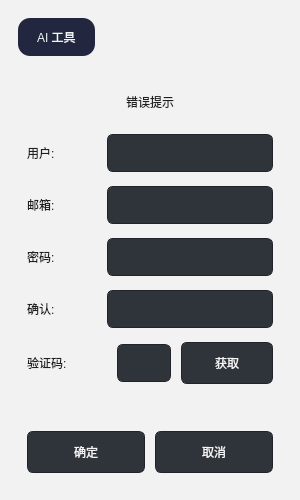
<?xml version="1.0" encoding="UTF-8"?>
<ui version="4.0">
 <class>RegisterDialog</class>
 <widget class="QDialog" name="RegisterDialog">
  <property name="geometry">
   <rect>
    <x>0</x>
    <y>0</y>
    <width>300</width>
    <height>500</height>
   </rect>
  </property>
  <property name="minimumSize">
   <size>
    <width>300</width>
    <height>500</height>
   </size>
  </property>
  <property name="maximumSize">
   <size>
    <width>300</width>
    <height>500</height>
   </size>
  </property>
  <property name="windowTitle">
   <string>Register</string>
  </property>
  <property name="styleSheet">
   <string notr="true">QDialog { background-color: #f2f2f2; }
QLabel { color: #1f1f1f; font: 16px &quot;Microsoft YaHei UI&quot;; }
QLineEdit {
    background-color: #2f333a;
    color: #f4f4f4;
    border: 1px solid #20242a;
    border-radius: 6px;
    padding: 6px 10px;
    min-height: 24px;
}
QPushButton {
    background-color: #2f333a;
    color: #f4f4f4;
    border: 1px solid #20242a;
    border-radius: 6px;
    padding: 6px 14px;
    min-height: 28px;
}
QPushButton:hover { background-color: #3a3f48; }
QPushButton:pressed { background-color: #242831; }</string>
  </property>
  <layout class="QVBoxLayout" name="verticalLayout_2">
   <property name="spacing">
    <number>12</number>
   </property>
   <property name="leftMargin">
    <number>18</number>
   </property>
   <property name="topMargin">
    <number>18</number>
   </property>
   <property name="rightMargin">
    <number>18</number>
   </property>
   <property name="bottomMargin">
    <number>18</number>
   </property>
   <item>
    <layout class="QHBoxLayout" name="topBarLayout">
     <item>
      <widget class="QLabel" name="titleLabel">
       <property name="styleSheet">
        <string notr="true">QLabel {
    background-color: #22263f;
    color: #f3f4f8;
    border-radius: 12px;
    font: 700 18px &quot;Microsoft YaHei UI&quot;;
    padding: 10px 16px;
}</string>
       </property>
       <property name="text">
        <string>AI 工具</string>
       </property>
      </widget>
     </item>
     <item>
      <spacer name="horizontalSpacer_2">
       <property name="orientation">
        <enum>Qt::Horizontal</enum>
       </property>
       <property name="sizeHint" stdset="0">
        <size>
         <width>40</width>
         <height>20</height>
        </size>
       </property>
      </spacer>
     </item>
    </layout>
   </item>
   <item>
    <widget class="QStackedWidget" name="stackedWidget">
     <widget class="QWidget" name="page">
      <layout class="QVBoxLayout" name="verticalLayout">
       <property name="spacing">
        <number>14</number>
       </property>
       <item>
        <spacer name="verticalSpacerTop">
         <property name="orientation">
          <enum>Qt::Vertical</enum>
         </property>
         <property name="sizeHint" stdset="0">
          <size>
           <width>20</width>
           <height>35</height>
          </size>
         </property>
        </spacer>
       </item>
       <item>
        <widget class="QWidget" name="widget" native="true">
         <layout class="QHBoxLayout" name="horizontalLayout">
          <item>
           <widget class="QLabel" name="err_tip">
            <property name="text">
             <string>错误提示</string>
            </property>
            <property name="alignment">
             <set>Qt::AlignCenter</set>
            </property>
           </widget>
          </item>
         </layout>
        </widget>
       </item>
       <item>
        <layout class="QHBoxLayout" name="horizontalLayout_2">
         <property name="spacing">
          <number>10</number>
         </property>
         <item>
          <widget class="QLabel" name="use_label">
           <property name="minimumSize">
            <size>
             <width>70</width>
             <height>0</height>
            </size>
           </property>
           <property name="text">
            <string>用户:</string>
           </property>
          </widget>
         </item>
         <item>
          <widget class="QLineEdit" name="use_edit"/>
         </item>
        </layout>
       </item>
       <item>
        <layout class="QHBoxLayout" name="horizontalLayout_3">
         <property name="spacing">
          <number>10</number>
         </property>
         <item>
          <widget class="QLabel" name="emali_label_2">
           <property name="minimumSize">
            <size>
             <width>70</width>
             <height>0</height>
            </size>
           </property>
           <property name="text">
            <string>邮箱:</string>
           </property>
          </widget>
         </item>
         <item>
          <widget class="QLineEdit" name="email_edit_2"/>
         </item>
        </layout>
       </item>
       <item>
        <layout class="QHBoxLayout" name="horizontalLayout_4">
         <property name="spacing">
          <number>10</number>
         </property>
         <item>
          <widget class="QLabel" name="pass_label_3">
           <property name="minimumSize">
            <size>
             <width>70</width>
             <height>0</height>
            </size>
           </property>
           <property name="text">
            <string>密码:</string>
           </property>
          </widget>
         </item>
         <item>
          <widget class="QLineEdit" name="pass_edit_3"/>
         </item>
        </layout>
       </item>
       <item>
        <layout class="QHBoxLayout" name="horizontalLayout_5">
         <property name="spacing">
          <number>10</number>
         </property>
         <item>
          <widget class="QLabel" name="confirm_label_4">
           <property name="minimumSize">
            <size>
             <width>70</width>
             <height>0</height>
            </size>
           </property>
           <property name="text">
            <string>确认:</string>
           </property>
          </widget>
         </item>
         <item>
          <widget class="QLineEdit" name="confirm_edit_4"/>
         </item>
        </layout>
       </item>
       <item>
        <layout class="QHBoxLayout" name="horizontalLayout_7">
         <property name="spacing">
          <number>10</number>
         </property>
         <item>
          <widget class="QLabel" name="verify_label_5">
           <property name="minimumSize">
            <size>
             <width>80</width>
             <height>0</height>
            </size>
           </property>
           <property name="text">
            <string>验证码:</string>
           </property>
          </widget>
         </item>
         <item>
          <widget class="QLineEdit" name="verify_edit_5"/>
         </item>
         <item>
          <widget class="QPushButton" name="getButton">
           <property name="minimumSize">
            <size>
             <width>92</width>
             <height>42</height>
            </size>
           </property>
           <property name="text">
            <string>获取</string>
           </property>
          </widget>
         </item>
        </layout>
       </item>
       <item>
        <spacer name="verticalSpacer">
         <property name="orientation">
          <enum>Qt::Vertical</enum>
         </property>
         <property name="sizeHint" stdset="0">
          <size>
           <width>20</width>
           <height>60</height>
          </size>
         </property>
        </spacer>
       </item>
       <item>
        <layout class="QHBoxLayout" name="horizontalLayout_8">
         <property name="spacing">
          <number>10</number>
         </property>
         <item>
          <widget class="QPushButton" name="ConfirmButton_2">
           <property name="text">
            <string>确定</string>
           </property>
          </widget>
         </item>
         <item>
          <widget class="QPushButton" name="cancelButton_3">
           <property name="minimumSize">
            <size>
             <width>0</width>
             <height>42</height>
            </size>
           </property>
           <property name="text">
            <string>取消</string>
           </property>
          </widget>
         </item>
        </layout>
       </item>
       <item>
        <spacer name="verticalSpacerBottom">
         <property name="orientation">
          <enum>Qt::Vertical</enum>
         </property>
         <property name="sizeHint" stdset="0">
          <size>
           <width>20</width>
           <height>20</height>
          </size>
         </property>
        </spacer>
       </item>
      </layout>
     </widget>
     <widget class="QWidget" name="page_2"/>
    </widget>
   </item>
  </layout>
 </widget>
 <resources/>
 <connections/>
</ui>
